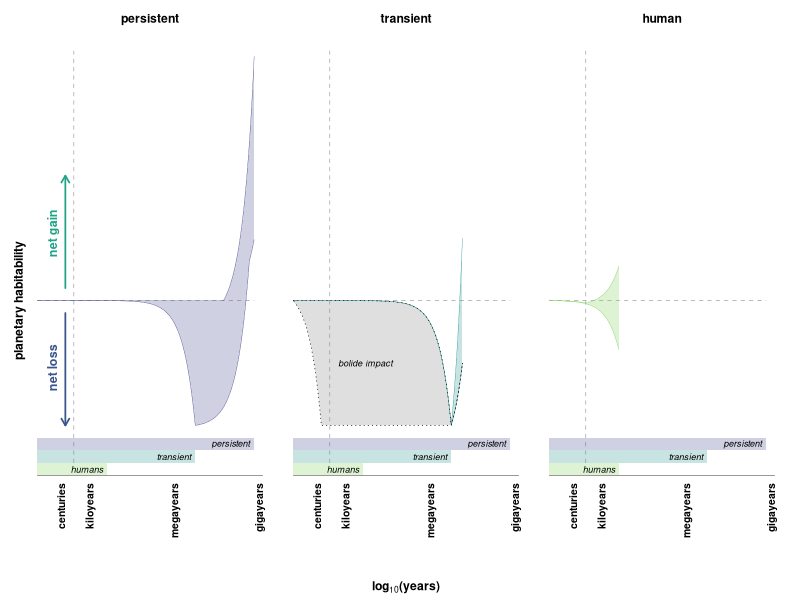

Write the R code that produced this figure. (Note: this script raises an error after producing the figure.)
# schematic figure of the potential range of biosphere disruptor impacts over time
# this produces a three panel figure:
#-- a. past persistent disruptors
#-- b. past transient disruptors
#-- c. the current and near-future trajectories of the human disruptor

# axes:
#-- x-axis: log base 10 time in years from onset of disruptor
#-- y-axis: impact (positive or negative) of the disruptor on the biosphere; 
#           zero-centred axis;
#           biosphere impact may be measured by biodiversity, biomass, productivity

# assumptions and parameters:
#-- a. transient disruptors last for 10e+06 years
#-- b. persistent disruptors last for 10e+08 years
#-- c. transient disruptors primarily degrade the biosphere
#-- d. persistent disruptors primarily enhance the biosphere
#-- e. linear degradation rate (biosphere degradation is uniformly distributed in time)
#-- f. linear enhancement rate (biosphere enhancement is uniformly distributed in time)
#-- g. degradation drives the biosphere to a nadir value of -1
#-- h. enhancement drives the biosphere to a peak value of +1


# clear the decks ----
rm(list = ls())


# load packages ----
library(ggplot2)
library(dplyr)


# plot parameters ----
dir_plots <- file.path("plots")
line_width <- 1/.pt # in /.pt units
point_size <- 5/.pt # in /.pt untis
plot_palette <- viridis::viridis(n = 6, begin = 0.1, end = 0.9)


# dummy data ----
## time scale ----
data_time_scale <- data.frame(
  label = c(
    # "years", 
    # "decades", 
    "centuries",
    "kiloyears", 
    "megayears", 
    "gigayears"
  ),
  value = c(
    # 0,
    # 1,
    1e+02,
    1e+03,
    1e+06, 
    1e+09
  )
)

### transient timescale ----
# transient disruptors operate on timescales of <1e+01 to 4e+06 years
# biosphere recovery and/or transformation takes place on timescales from 1e+06 to 1e+07 years
x_t <- 10**seq(from = 0.01, to = 7, by = 0.01)
x_t_min <- 1e+01
x_t_max <- 4e+06
x_t_recovery <- 1e+07

### persistent timescale ----
# persistent disruptors operate on timescales of 4e+07 years to 5e+08 years
# persistent disruptors generally enhance the biosphere on these timescales
# persistent disruptors may harm the incumbent biosphere on timescales of 1e+00 to 1e+06 years
x_p <- 10**seq(from = 0.01, to = 9, by = 0.01)
x_p_min <- 4e+07
x_p_max <- 5e+08

### human timescale ----
# human disruptor operates on timescales of 1e+01 years to 3e+03 years
# humans are currently degrading the biosphere (0 < t < 2e+02)
# humans may continue to degrade the biosphere (2e+02 < t < 3e+03)
# humans may change course and enhance the biosphere (2e+02 < t < 3e+03)
x_h <- 10**seq(from = 0.01, to = 4, by = 0.01)
x_h_min <- 1e+01
x_h_cur <- 2e+02 # human current
x_h_max <- 3e+03

## transient disruptors functions ----
### simple transient simple recovery ----
# assume 1:1 linear decline to nadir of -1
# assume 1:1 linear recovery to 0 after event
simple_t_y <- function(x) {
  ifelse(
    x >= x_t_min & x <= x_t_max,
    # first segment: linear decline
    -1 * ((x - x_t_min) / (x_t_max - x_t_min)),
    ifelse(
      x > x_t_max & x <= x_t_recovery,
      # second segment: linear recovery
      -1 + ((x - x_t_max) / (x_t_recovery - x_t_max)),
      NA  # outside the defined domain
    )
  )
}
simple_t <- data.frame(
  'disruptor' = 'transient', 
  'version' = 'simple',
  'x' = x_t, 'y' = simple_t_y(x_t)
)

### simple transient rapid recovery ----
# assume 1:1 linear decline to nadir of -1
# assume 1.5:1 rapid linear recovery to +0.5 after event
fast_t_y <- function(x) {
  ifelse(
    x >= x_t_min & x <= x_t_max,
    # first segment: linear decline
    -1 * ((x - x_t_min) / (x_t_max - x_t_min)),
    ifelse(
      x > x_t_max & x <= x_t_recovery,
      # second segment: linear recovery
      -1 + 1.5*((x - x_t_max) / (x_t_recovery - x_t_max)),
      NA  # outside the defined domain
    )
  )
}
fast_t <- data.frame(
  'disruptor' = 'transient', 
  'version' = 'fast recovery',
  'x' = x_t, 'y' = fast_t_y(x_t)
)

### simple transient slow recovery ----
# assume 1:1 linear decline to nadir of -1
# assume 0.5:1 slow linear recovery to -0.5 after event
slow_t_y <- function(x) {
  ifelse(
    x >= x_t_min & x <= x_t_max,
    # first segment: linear decline
    -1 * ((x - x_t_min) / (x_t_max - x_t_min)),
    ifelse(
      x > x_t_max & x <= x_t_recovery,
      # second segment: linear recovery
      -1 + 0.5*((x - x_t_max) / (x_t_recovery - x_t_max)),
      NA  # outside the defined domain
    )
  )
}
slow_t <- data.frame(
  'disruptor' = 'transient', 
  'version' = 'slow recovery',
  'x' = x_t, 'y' = slow_t_y(x_t)
)

### simple transient bolide impact ----
# assume 1:1 linear decline to nadir of -1 over 1e+02 years
# assume plateau to 1e+06 years
# assume 1:1 linear recovery to 0 after event
kpg_t_y <- function(x) {
  ifelse(
    x >= x_t_min & x <= 1e+02,
    # first segment: linear decline
    -1 * ((x - x_t_min) / (1e+02 - x_t_min)),
    ifelse(
      # second segment: plateau
      x > 1e+02 & x <= x_t_max, 
      -1, 
      ifelse(
        x > x_t_max & x <= x_t_recovery,
        # third segment: linear recovery
        -1 + 0.5*((x - x_t_max) / (x_t_recovery - x_t_max)),
        NA  # outside the defined domain
      )
    )
  )
}
kpg_t <- data.frame(
  'disruptor' = 'transient', 
  'version' = 'bolide impact',
  'x' = x_t, 'y' = kpg_t_y(x_t)
)

## persistent disruptors functions ----
### simple persistent simple recovery ----
# assume 1:1 linear increase to peak of +1
simple_p_y <- function(x) {
  ifelse(
    # first segment before range of disruptor impact
    x < x_p_min, 
    0, 
    ifelse(
      # second segment: linear increase for duration of impact
      x >= x_p_min & x <= x_p_max,
      (x - x_p_min) / (x_p_max - x_p_min),
      NA  # outside the defined domain
    )
  )
}
simple_p <- data.frame(
  'disruptor' = 'persistent', 
  'version' = 'simple',
  'x' = x_p, 'y' = simple_p_y(x_p)
)

### simple persistent fast ----
# assume 2:1 linear increase to peak of +2 then plateau
fast_p_y <- function(x) {
  ifelse(
    # first segment before range of disruptor impact
    x < x_p_min, 
    0, 
    ifelse(
      # second segment: linear increase gradient +2
      x >= x_p_min & (2*(x - x_p_min) / (x_p_max - x_p_min)) <= 2,
      2*(x - x_p_min) / (x_p_max - x_p_min),
      ifelse(
        # third segment: plateau at +2
        x <= x_p_max, 
        2,
        NA  # outside the defined domain
      )
    )  
  )
}
fast_p <- data.frame(
  'disruptor' = 'persistent', 
  'version' = 'fast',
  'x' = x_p, 'y' = fast_p_y(x_p)
)

### simple persistent slow ----
# assume 0.5:1 linear increase to peak of +1.5 then plateau
slow_p_y <- function(x) {
  ifelse(
    # first segment before range of disruptor impact
    x < x_p_min, 
    0, 
    ifelse(
      # second segment: linear increase gradient +1.5
      x >= x_p_min & x <= x_p_max,
      0.5*(x - x_p_min) / (x_p_max - x_p_min),
      NA  # outside the defined domain
    )  
  )
}
slow_p <- data.frame(
  'disruptor' = 'persistent', 
  'version' = 'slow',
  'x' = x_p, 'y' = slow_p_y(x_p)
)

### gain after initial harm ----
# assume linear harm for duration of transient disruptor
# then linear increase to +1
initial_harm_p_y <- function(x) {
  ifelse(
    x >= x_t_min & x <= x_t_max,
    # first segment: linear decline
    simple_t_y(x),
    ifelse(
      x > x_t_max & x <= x_p_max,
      # second segment: linear recovery
      -1 + 2*((x - x_t_max) / (x_p_max - x_t_max)),
      NA  # outside the defined domain
    )
  )
}
initial_harm_p <- data.frame(
  'disruptor' = 'persistent', 
  'version' = 'initial harm',
  'x' = x_p, 'y' = initial_harm_p_y(x_p)
)

## human disruptor functions ----
### simple human decline ----
# assume 1:1 linear decrease to nadir of -0.3
human_t_y <- function(x) {
  ifelse(
    # first segment before range of disruptor impact
    x < x_h_min, 
    0, 
    ifelse(
      # second segment: linear decrease to -0.4 at 3e+03 years
      x >= x_h_min & x < x_h_max,
      -0.4 * ((x - x_h_min) / (x_h_max - x_h_min)),
      NA  # outside the defined domain
    )
  )
}
human_t <- data.frame(
  'disruptor' = 'human', 
  'version' = 'business as usual',
  'x' = x_h, 'y' = human_t_y(x_h)
)

### human recovery ----
# assume 1:1 linear decrease towards nadir of -0.3 at 3e+03 years
# arrested at 2e+02 years with recovery to +0.2 at 3e+03 years
human_p_y <- function(x) {
  ifelse(
    # first segment before range of disruptor impact
    x < x_h_min, 
    0, 
    ifelse(
      # second segment: linear decrease to 2e+02
      x >= x_h_min & x <= 2e+02,
      -0.3 * ((x - x_h_min) / (x_h_max - x_h_min)),
      ifelse(
        # third segment: recovery
        x > 2e+02 & x <= x_h_max,
        # third segment: linear recovery
        (-0.3 * ((2e+02 - x_h_min) / (x_h_max - x_h_min))) + 0.3*((x - 2e+02) / (x_h_max - 2e+02)), 
        NA  # outside the defined domain
      )
    )
  )
}
human_p <- data.frame(
  'disruptor' = 'human', 
  'version' = 'sustainable stewardship',
  'x' = x_h, 'y' = human_p_y(x_h)
)

## collate data ----
disruptors <- rbind(
  simple_t, 
  fast_t, 
  slow_t,
  kpg_t,
  simple_p, 
  fast_p,
  slow_p, 
  initial_harm_p, 
  human_t, 
  human_p
) 

## summarise data ----
disruptors_summary <- disruptors |> 
  dplyr::mutate(
    kpg = dplyr::case_when(version == "bolide impact" ~ "K-Pg")
  ) |> 
  dplyr::group_by(x, disruptor, kpg) |> 
  dplyr::summarise(
    lower_bound = min(y, na.rm = TRUE), 
    upper_bound = max(y, na.rm = TRUE), 
    average = mean(y, na.rm = TRUE)
  ) |>
  dplyr::mutate(
    lower_bound = dplyr::case_when(is.infinite(lower_bound) ~ NA, .default = lower_bound), 
    upper_bound = dplyr::case_when(is.infinite(upper_bound) ~ NA, .default = upper_bound), 
    average = dplyr::case_when(is.infinite(average) ~ NA, .default = average), 
    disruptor = ordered(disruptor, levels = c("persistent", "transient", "human"))
  )

disruptors_summary_main <- disruptors_summary |> dplyr::filter(is.na(kpg))
disruptors_summary_kpg <- disruptors_summary |> 
  dplyr::filter(!is.na(kpg)) |>
  dplyr::mutate(
    upper_bound = disruptors_summary_main$lower_bound[
      disruptors_summary_main$disruptor == "transient" & disruptors_summary_main$x == x
    ]
  )

# plot data ----
ggplot() +
  theme_void() +
  theme(plot.margin = margin(10, 10, 7, 10, unit = 'pt'), 
        axis.text = element_blank(), 
        axis.title.y = element_text(size = 5*point_size, face = 'bold', angle = 90, vjust = 1, hjust = 0.5),
        axis.title.x = element_text(size = 5*point_size, face = 'bold', angle = 0, vjust = -1), 
        strip.background = element_blank(), 
        strip.text = element_text(size = 5*point_size, face = 'bold', vjust = 1)
  ) +
  labs(x = expression(bold("log"[10]*"(years)")), y = "planetary habitability") +
  facet_grid(~disruptor) +
  scale_x_log10(limits = c(x_t_min, 1e+09)) +
  coord_cartesian(ylim = c(-2, 2), clip = 'off') +
  scale_fill_viridis_d(aesthetics = c("fill", "colour"), begin = 0.2, end = 0.8, guide = "none") +
  # add axes and annotations
  ## zero line
  annotate(geom = "segment", x = x_t_min, xend = x_p_max, y = 0, 
           linetype = "dashed", colour = "grey50", linewidth = 0.5*line_width) +
  ## 200 year line
  annotate(geom = "segment", x = 2e+02, y = -1.3, yend = 2, 
           linetype = "dashed", colour = "grey50", linewidth = 0.5*line_width) +
  ## disruptor durations
  annotate(geom = "rect", xmin = x_t_min, xmax = x_p_max, ymin = -1.2, ymax = -1.1,
           alpha = 0.25, colour = NA, fill = viridis::viridis(n=3, begin = 0.2, end = 0.8)[1]) +
  annotate(geom = "text", x = x_p_max, y = -1.15, label = expression(italic("persistent")),
           colour = "black", size = 1.3*point_size, hjust = 1.1, vjust = 0.5) +
  annotate(geom = "rect", xmin = x_t_min, xmax = x_t_max, ymin = -1.3, ymax = -1.2,
           alpha = 0.25, colour = NA, fill = viridis::viridis(n=3, begin = 0.2, end = 0.8)[2]) +
  annotate(geom = "text", x = x_t_max, y = -1.25, label = expression(italic("transient")),
           colour = "black", size = 1.3*point_size, hjust = 1.1, vjust = 0.5) +
  annotate(geom = "rect", xmin = x_h_min, xmax = x_h_max, ymin = -1.4, ymax = -1.3,
           alpha = 0.25, colour = NA, fill = viridis::viridis(n=3, begin = 0.2, end = 0.8)[3]) +
  annotate(geom = "text", x = x_h_max, y = -1.35, label = expression(italic("humans")),
           colour = "black", size = 1.3*point_size, hjust = 1.1, vjust = 0.5) +
  ## time axis
  annotate(geom = "linerange", y = -1.4, xmin = x_t_min, xmax = max(x_p, na.rm = TRUE),
           linewidth = line_width/.pt, colour = "black") +
  geom_text(data = data_time_scale,
            aes(x = value, y = -1.46, label = label),
            angle = 90, hjust = 1, vjust = 0,
            size = 1.5*point_size, colour = 'black', fontface = "bold") +
  ## y-axis biosphere labels
  geom_segment(
    data = data.frame(
      x = 1e+02, xend = 1e+02, y = 0.1, yend = 1, 
      disruptor = ordered("persistent", levels = c("persistent", "transient", "human"))),
    aes(x = x, xend = xend, y = y, yend = yend), 
    linewidth = 1.7*line_width, colour = plot_palette[4], 
    arrow = arrow(length = unit(0.2, "cm")), lineend = "round", linejoin = "bevel"
  ) +
  geom_text(data = data.frame(
    x = 4e+01, y = 0.5, label = "net gain", 
    disruptor = ordered("persistent", levels = c("persistent", "transient", "human"))),
    aes(x = x, y = y, label = label), 
    colour = plot_palette[4], vjust = 0.3, hjust = 0.4, angle = 90, size = 1.8*point_size, fontface = "bold"
  ) +
  geom_segment(
    data = data.frame(
      x = 1e+02, xend = 1e+02, y = -0.1, yend = -1, 
      disruptor = ordered("persistent", levels = c("persistent", "transient", "human"))),
    aes(x = x, xend = xend, y = y, yend = yend), 
    linewidth = 1.7*line_width, colour = plot_palette[2], 
    arrow = arrow(length = unit(0.2, "cm")), lineend = "round", linejoin = "bevel"
  ) +
  geom_text(data = data.frame(
    x = 4e+01, y = -0.5, label = "net loss", 
    disruptor = ordered("persistent", levels = c("persistent", "transient", "human"))),
    aes(x = x, y = y, label = label), 
    colour = plot_palette[2], vjust = 0.3, hjust = 0.6, angle = 90, size = 1.8*point_size, fontface = "bold"
  ) +
  # add data
  ## main data
  geom_ribbon(data = disruptors_summary_main,
              aes(x = x, ymin = lower_bound, ymax = upper_bound, colour = disruptor, fill = disruptor), 
              linewidth = 1*line_width/.pt, alpha = 0.25) +
  geom_ribbon(data = disruptors_summary_kpg, 
              aes(x = x, ymin = lower_bound, ymax = upper_bound), #colour = "bolide impact"),
              colour = "black", fill = "grey50",
              linetype = "dotted", linewidth = 2*line_width/.pt, alpha = 0.25) +
  ## bolide impact data
  geom_text(
    data = data.frame(
      x = 4e+02, y = -0.5, label = "bolide impact", 
      disruptor = ordered("transient", levels = c("persistent", "transient", "human"))),
    aes(x = x, y = y, label = label), 
    hjust = 0, vjust = 0.5, fontface = "italic", size = 1.3*point_size)

ggsave(
  filename = file.path(dir_plots, "fig_4_schematic.png"),
  width = 170,
  height = 99,
  units = "mm",
  dpi = 600,
  bg = "white"
)


# END ----
